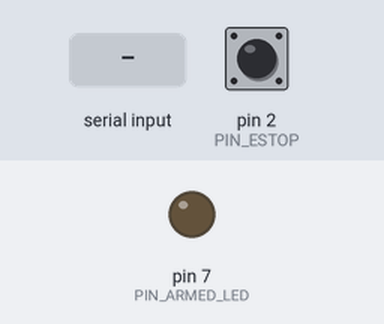
A sketch run on a simulated Arduino Uno, built with avr-gcc and run on an emulated ATmega328P. On the bench: output pins drawn as LEDs (lit = HIGH). Inputs (shaded band) come from the test bench; at power-on: pin 2 (PIN_ESTOP) HIGH. What the sketch prints to the serial monitor is not drawn.

Above: at 1.2 s.
1.3 s: "ARM\n" received over Serial
At 1.37 s:
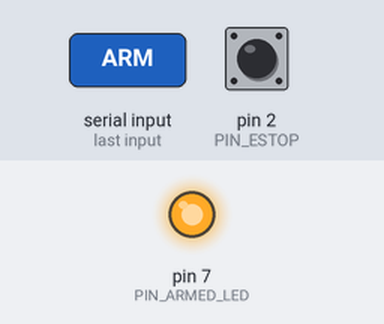
Timing chart, 0 to 4.3 s (numbered marks = the images above; inputs shaded):
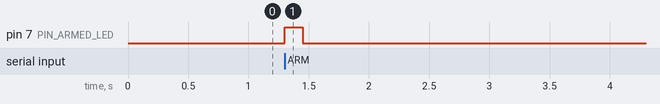

Measured:
- after the input at 1.3 s, pin 7 (PIN_ARMED_LED): LOW → HIGH at once, → LOW 0.15 s later

The sketch:

steer_bench.ino
```cpp
// Suspended-car STEERING BENCH controller — UNO Q + Inland/MCP2515 shield.
//
// SCOPE: car on a lift, wheels off the ground, steering only. NOT for a car that
// can move or touch the ground with this firmware. This is the actuator bring-up
// bench from docs/hardware.md, with a real MDPS as the actuator.
//
// SAFETY ENVELOPE (software) sits UNDER the physical layer (E-stop contactor that
// removes MDPS power, double-pole CAN kill, ARMED light). The physical layer is the
// real guarantee; this just keeps the software well-behaved.
//
// THIS BUILD CANNOT MOVE ANYTHING:
//   * ENABLE_STEER_OUTPUT is 0 -> the CAN controller stays in LISTEN-ONLY and
//     physically cannot transmit.
//   * build_steer_frame() is a STUB and returns false until we fill it in from the
//     decoded LKAS/MDPS message (your captured logs).
// To ever actuate: decode the frame, implement build_steer_frame(), verify the
// physical safety layer with a meter, set ENABLE_STEER_OUTPUT 1, then start at the
// SMALLEST torque/angle with everyone's hands clear of the wheels and linkage.

#include <SPI.h>
#include <mcp_can.h>

// ---------------- config (all UNVERIFIED until bench bring-up) ----------------
#define ENABLE_STEER_OUTPUT 0        // keep 0 until the whole safety layer is proven

const int  SPI_CS_PIN   = 9;         // same shield as your logger; try 10 if init fails
const int  PIN_ESTOP    = 2;         // reads the NC safety loop: LOW/open = STOP (active-low, pull-up)
const int  PIN_ARMED_LED = 7;        // ARMED indicator (informational)

const uint32_t CMD_TIMEOUT_MS = 150; // no fresh command -> release steering
const uint32_t TX_PERIOD_MS   = 10;  // LKAS is ~100 Hz; confirm from your logs
const int16_t  MAX_CMD        = 150;  // start TINY (per-mille of full). Raise only after bench proof.
const int16_t  MAX_RATE_PER_TX = 5;   // max change per TX tick -> no snapping to lock
// ------------------------------------------------------------------------------

MCP_CAN CAN(SPI_CS_PIN);

enum State { DISARMED, ARMED, ESTOP };
State    state = DISARMED;
int16_t  cmd_target = 0;    // requested steering, -MAX_CMD..MAX_CMD (per-mille)
int16_t  cmd_out = 0;       // rate-limited value actually heading to the actuator
uint32_t last_cmd_ms = 0;
uint32_t last_tx_ms = 0;

bool estop_active() { return digitalRead(PIN_ESTOP) == LOW; }   // open loop reads LOW

void safe_release() { cmd_target = 0; cmd_out = 0; }

// STUB: fill from the decoded Hyundai steering message (ID, byte layout, rolling
// counter, checksum). Returns false => nothing is sent. Do NOT guess these bytes.
bool build_steer_frame(int16_t /*value_pm*/, unsigned long& /*id*/,
                       unsigned char& /*len*/, unsigned char* /*buf*/) {
  return false;   // not implemented until logs are decoded
}

void setup() {
  Serial.begin(1000000);
  pinMode(PIN_ESTOP, INPUT_PULLUP);
  pinMode(PIN_ARMED_LED, OUTPUT);
  digitalWrite(PIN_ARMED_LED, LOW);

  if (CAN.begin(MCP_ANY, CAN_500KBPS, MCP_16MHZ) != CAN_OK &&
      CAN.begin(MCP_ANY, CAN_500KBPS, MCP_8MHZ)  != CAN_OK) {
    Serial.println(F("# CAN INIT FAIL"));
    while (1);
  }
#if ENABLE_STEER_OUTPUT
  CAN.setMode(MCP_NORMAL);           // can transmit — only in an explicitly-enabled build
  Serial.println(F("# steer_bench: OUTPUT ENABLED (bench only, wheels up, hands clear)"));
#else
  CAN.setMode(MCP_LISTENONLY);       // default: cannot transmit at all
  Serial.println(F("# steer_bench: OUTPUT DISABLED (listen-only). Safe."));
#endif
}

// Commands from the Jetson/camera loop, newline-terminated:
//   C,<value>   desired steering, per-mille (clamped to MAX_CMD)
//   ARM / DISARM / ESTOP
void handle_line(char* s) {
  if (!strcmp(s, "ARM")) {
    if (state == DISARMED && !estop_active()) { state = ARMED; last_cmd_ms = millis(); }
  } else if (!strcmp(s, "DISARM")) {
    if (state == ARMED) { state = DISARMED; safe_release(); }
  } else if (!strcmp(s, "ESTOP")) {
    state = ESTOP; safe_release();
  } else if (s[0] == 'C' && s[1] == ',') {
    long v = atol(s + 2);
    cmd_target = (int16_t)constrain(v, -MAX_CMD, MAX_CMD);
    last_cmd_ms = millis();
  }
}

char buf[32];
uint8_t blen = 0;

void loop() {
  // --- read serial commands ---
  while (Serial.available()) {
    char c = Serial.read();
    if (c == '\n' || c == '\r') { buf[blen] = 0; if (blen) handle_line(buf); blen = 0; }
    else if (blen < sizeof(buf) - 1) buf[blen++] = c;
  }

  // --- safety supervisor ---
  uint32_t now = millis();
  if (estop_active() && state != ESTOP) { state = ESTOP; safe_release(); }     // latches
  if (state == ARMED && (uint32_t)(now - last_cmd_ms) >= CMD_TIMEOUT_MS) {      // command expiry
    state = DISARMED; safe_release();
  }
  digitalWrite(PIN_ARMED_LED, state == ARMED ? HIGH : LOW);

  // --- rate-limit toward target (only while armed) ---
  int16_t want = (state == ARMED) ? cmd_target : 0;
  if (cmd_out < want) cmd_out = min(want, (int16_t)(cmd_out + MAX_RATE_PER_TX));
  else if (cmd_out > want) cmd_out = max(want, (int16_t)(cmd_out - MAX_RATE_PER_TX));

  // --- transmit (inert until build_steer_frame is implemented AND output enabled) ---
  if (state == ARMED && (uint32_t)(now - last_tx_ms) >= TX_PERIOD_MS) {
    last_tx_ms = now;
    unsigned long id; unsigned char len, frame[8];
    if (build_steer_frame(cmd_out, id, len, frame)) {
#if ENABLE_STEER_OUTPUT
      CAN.sendMsgBuf(id, 0, len, frame);
#endif
    }
  }
}
```
